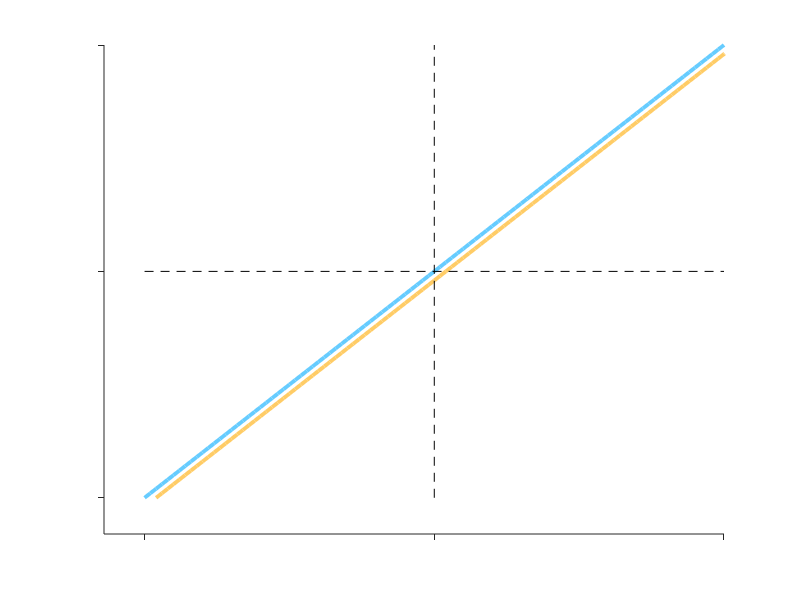
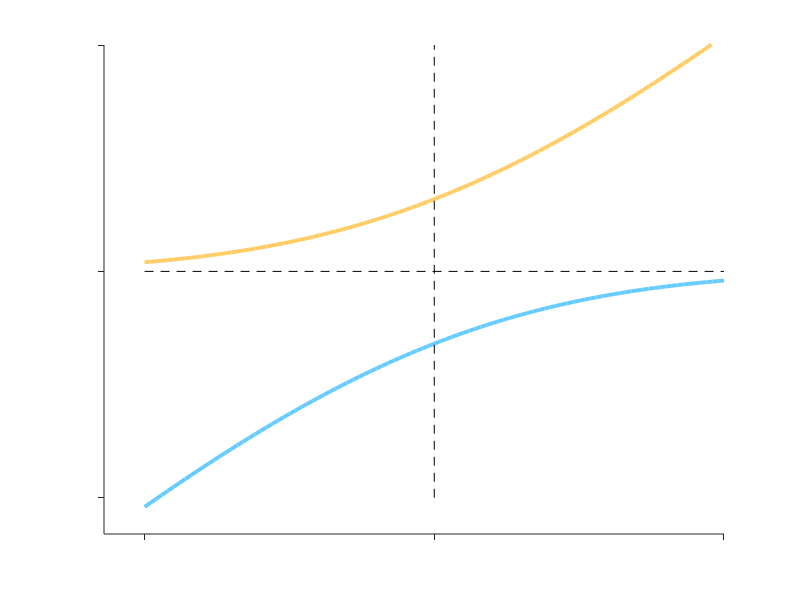
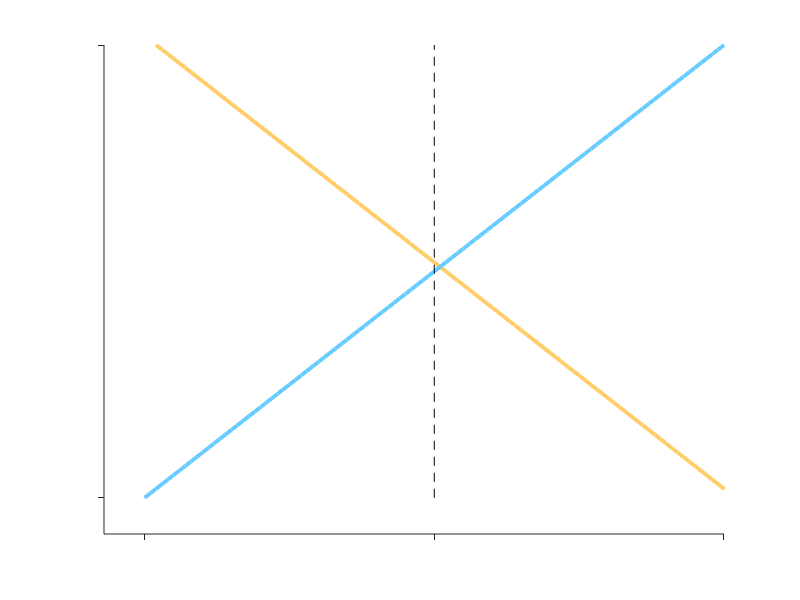
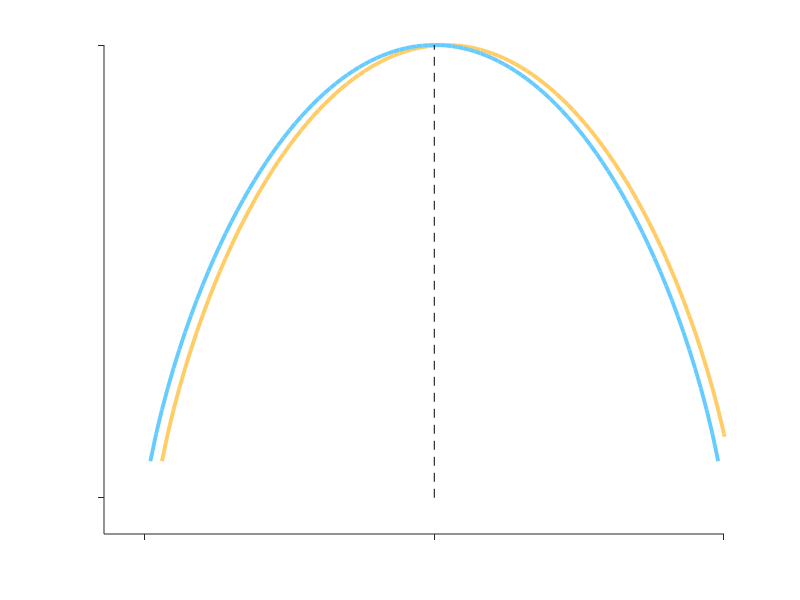

Recreate these plots in MATLAB, in order.
%% Figure drawing 

% Figure 1 
% Various implications of expectation
clear all; close all; clc; 

cmap_c = [0.4 0.8 1; 0.8 0.8 0.8; 1 0.8 0.4]; 

PE = 0:0.01:1; 
UU.cw = 1-PE; 
UU.ccw = PE; 
EU.cw = -PE.*log2(PE) - (1-PE).*log2(1-PE); 
EU.ccw = -PE.*log2(PE) - (1-PE).*log2(1-PE); 
%% Figure drawing

set(figure(2),'position',[2 654 155 151]); clf; SP = subplot(1,1,1); hold on; 
plot(PE+0.02, PE,'color',cmap_c(3,:),'linewidth',2.8);  
plot(PE, PE,'color',cmap_c(1,:),'linewidth',2.8);
line([0 1],[0 0]+0.5,'linestyle','--','color','k'); 
line([0 0]+0.5,[0 1],'linestyle','--','color','k'); 
xlim([-0.07 1]); ylim([-0.5-0.08 0.5]+0.5); 
% xlabel('Expectation'); 
% ylabel('Expectation signal'); 
set(SP, 'box', 'off', 'TickDir','out', 'YTick', [0 0.5 1], 'XTick', [0 0.5 1], 'YTicklabel', [], 'XTicklabel', [], 'FontSize', 10,'color','none')


% The mean of posterior is changed by expectation 
clear SPost SPost_replay
xaxis = -10:0.001:11; 
for iPE = 1:length(PE)
    % SfM
    Posterior = normpdf(xaxis, PE(iPE)-0.5, 0.4)/sum(normpdf(xaxis, PE(iPE)-0.5, 0.4)); 
    zeroInd = find(xaxis == 0); 
    SPost.cw(iPE) = sum(xaxis(1:(zeroInd-1)).*Posterior(1:(zeroInd-1))); 
    SPost.ccw(iPE) = sum(xaxis((zeroInd+1):length(Posterior)).*Posterior((zeroInd+1):length(Posterior))); 
    
    % Replay
    Posterior = normpdf(xaxis, PE(iPE)-1.0, 0.4)/sum(normpdf(xaxis, PE(iPE)-1.0, 0.4)); 
    zeroInd = find(xaxis == 0); 
    SPost_replay.cw(iPE) = sum(xaxis(1:(zeroInd-1)).*Posterior(1:(zeroInd-1))); 
    Posterior = normpdf(xaxis, PE(iPE), 0.4)/sum(normpdf(xaxis, PE(iPE)-1.0, 0.4)); 
    zeroInd = find(xaxis == 0); 
    SPost_replay.ccw(iPE) = sum(xaxis((zeroInd+1):length(Posterior)).*Posterior((zeroInd+1):length(Posterior))); 
end

set(figure(3),'position',[1 429 155 151]); clf; SP = subplot(1,1,1); hold on; 
plot(1-PE, -SPost.cw+0.5,'color',cmap_c(3,:),'linewidth',2.8);  
plot(1-PE, -SPost.ccw+0.5,'color',cmap_c(1,:),'linewidth',2.8);
line([0 1],[0 0]+0.5,'linestyle','--','color','k'); 
line([0 0]+0.5,[0 1],'linestyle','--','color','k'); 
xlim([-0.07 1]); ylim([-0.5-0.08 0.5]+0.5); 
% xlabel('Expectation'); 
% ylabel('Sampled posterior');
set(SP, 'box', 'off', 'TickDir','out', 'YTick', [0 0.5 1], 'XTick', [0 0.5 1], 'YTicklabel', [], 'XTicklabel', [], 'FontSize', 10,'color','none')

set(figure(30),'position',[1 429 155 151]); clf; SP = subplot(1,1,1); hold on; 
plot(1-PE, -SPost_replay.cw,'color',cmap_c(3,:),'linewidth',2.8);  
plot(1-PE, -SPost_replay.ccw,'color',cmap_c(1,:),'linewidth',2.8);
plot(1-PE, -SPost.cw,'k-.','color',[219 182 104]/255,'linewidth',2.8);  
plot(1-PE, -SPost.ccw,'k-.','color',[111 176 217]/255,'linewidth',2.8);
line([0 1],[0 0],'linestyle','--','color','k'); 
line([0 0]+0.5,[-1.5 1.5],'linestyle','--','color','k'); 
xlim([-0.07 1]); ylim([-1.5 1.5]); 
% xlabel('Expectation'); 
% ylabel('Sampled posterior');
set(SP, 'box', 'off', 'TickDir','out', 'YTick', [0 0.5 1], 'XTick', [0 0.5 1], 'YTicklabel', [], 'XTicklabel', [], 'FontSize', 10,'color','none')


set(figure(5),'position',[2 654 155 151]); clf; SP = subplot(1,1,1); hold on; 
plot(PE+0.02, EU.cw,'color',cmap_c(3,:),'linewidth',2.8);  
plot(PE, EU.ccw,'color',cmap_c(1,:),'linewidth',2.8);
% line([0 1],[0 0]+0.5,'linestyle','--','color','k'); 
line([0 0]+0.5,[0 1],'linestyle','--','color','k'); 
xlim([-0.07 1]); ylim([-0.5-0.08 0.5]+0.5); 
% xlabel('Expectation'); 
% ylabel('Expected uncertainty');
set(SP, 'box', 'off', 'TickDir','out', 'YTick', [0 1], 'XTick', [0 0.5 1], 'YTicklabel', [], 'XTicklabel', [], 'FontSize', 10,'color','none')


set(figure(4),'position',[2 654 155 151]); clf; SP = subplot(1,1,1); hold on; 
plot(PE+0.02, UU.cw,'color',cmap_c(3,:),'linewidth',2.8);  
plot(PE, UU.ccw,'color',cmap_c(1,:),'linewidth',2.8);
% line([0 1],[0 0]+0.5,'linestyle','--','color','k'); 
line([0 0]+0.5,[0 1],'linestyle','--','color','k'); 
xlim([-0.07 1]); ylim([-0.5-0.08 0.5]+0.5); 
% xlabel('Expectation'); 
% ylabel('Unexpected uncertainty');
set(SP, 'box', 'off', 'TickDir','out', 'YTick', [0 1], 'XTick', [0 0.5 1], 'YTicklabel', [], 'XTicklabel', [], 'FontSize', 10,'color','none')




































































































































